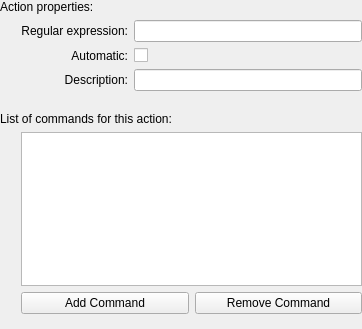
<?xml version="1.0" encoding="UTF-8"?>
<ui version="4.0">
 <class>EditActionDialog</class>
 <widget class="QWidget" name="EditActionDialog">
  <property name="geometry">
   <rect>
    <x>0</x>
    <y>0</y>
    <width>362</width>
    <height>329</height>
   </rect>
  </property>
  <layout class="QGridLayout" name="gridLayout_2">
   <property name="margin">
    <number>0</number>
   </property>
   <item row="0" column="0" colspan="2">
    <widget class="QLabel" name="label_3">
     <property name="text">
      <string>Action properties:</string>
     </property>
    </widget>
   </item>
   <item row="1" column="1">
    <layout class="QGridLayout" name="gridLayout">
     <item row="0" column="2">
      <widget class="KLineEdit" name="leRegExp">
       <property name="minimumSize">
        <size>
         <width>200</width>
         <height>0</height>
        </size>
       </property>
      </widget>
     </item>
     <item row="2" column="2">
      <widget class="KLineEdit" name="leDescription"/>
     </item>
     <item row="0" column="1">
      <widget class="QLabel" name="label_2">
       <property name="text">
        <string>Regular expression:</string>
       </property>
       <property name="alignment">
        <set>Qt::AlignRight|Qt::AlignTrailing|Qt::AlignVCenter</set>
       </property>
      </widget>
     </item>
     <item row="2" column="1">
      <widget class="QLabel" name="label">
       <property name="text">
        <string>Description:</string>
       </property>
       <property name="alignment">
        <set>Qt::AlignRight|Qt::AlignTrailing|Qt::AlignVCenter</set>
       </property>
      </widget>
     </item>
     <item row="1" column="1">
      <widget class="QLabel" name="label_5">
       <property name="text">
        <string>Automatic:</string>
       </property>
       <property name="alignment">
        <set>Qt::AlignRight|Qt::AlignTrailing|Qt::AlignVCenter</set>
       </property>
       <property name="buddy">
        <cstring>automatic</cstring>
       </property>
      </widget>
     </item>
     <item row="1" column="2">
      <widget class="QCheckBox" name="automatic">
       <property name="layoutDirection">
        <enum>Qt::LeftToRight</enum>
       </property>
       <property name="text">
        <string/>
       </property>
      </widget>
     </item>
    </layout>
   </item>
   <item row="3" column="0" colspan="2">
    <widget class="QLabel" name="label_4">
     <property name="text">
      <string>List of commands for this action:</string>
     </property>
    </widget>
   </item>
   <item row="1" column="0">
    <spacer name="horizontalSpacer">
     <property name="orientation">
      <enum>Qt::Horizontal</enum>
     </property>
     <property name="sizeType">
      <enum>QSizePolicy::Fixed</enum>
     </property>
     <property name="sizeHint" stdset="0">
      <size>
       <width>15</width>
       <height>20</height>
      </size>
     </property>
    </spacer>
   </item>
   <item row="4" column="0">
    <spacer name="horizontalSpacer_2">
     <property name="orientation">
      <enum>Qt::Horizontal</enum>
     </property>
     <property name="sizeType">
      <enum>QSizePolicy::Fixed</enum>
     </property>
     <property name="sizeHint" stdset="0">
      <size>
       <width>15</width>
       <height>20</height>
      </size>
     </property>
    </spacer>
   </item>
   <item row="2" column="0" colspan="2">
    <spacer name="verticalSpacer">
     <property name="orientation">
      <enum>Qt::Vertical</enum>
     </property>
     <property name="sizeType">
      <enum>QSizePolicy::Fixed</enum>
     </property>
     <property name="sizeHint" stdset="0">
      <size>
       <width>0</width>
       <height>15</height>
      </size>
     </property>
    </spacer>
   </item>
   <item row="6" column="1">
    <layout class="QHBoxLayout" name="horizontalLayout">
     <item>
      <widget class="QPushButton" name="pbAddCommand">
       <property name="text">
        <string>Add Command</string>
       </property>
      </widget>
     </item>
     <item>
      <widget class="QPushButton" name="pbRemoveCommand">
       <property name="text">
        <string>Remove Command</string>
       </property>
      </widget>
     </item>
    </layout>
   </item>
   <item row="7" column="1">
    <spacer name="verticalSpacer_2">
     <property name="orientation">
      <enum>Qt::Vertical</enum>
     </property>
     <property name="sizeType">
      <enum>QSizePolicy::Fixed</enum>
     </property>
     <property name="sizeHint" stdset="0">
      <size>
       <width>20</width>
       <height>15</height>
      </size>
     </property>
    </spacer>
   </item>
   <item row="4" column="1">
    <widget class="QTableView" name="twCommandList">
     <property name="toolTip">
      <string>Double-click an item to edit</string>
     </property>
     <property name="alternatingRowColors">
      <bool>true</bool>
     </property>
     <property name="selectionMode">
      <enum>QAbstractItemView::SingleSelection</enum>
     </property>
     <property name="selectionBehavior">
      <enum>QAbstractItemView::SelectRows</enum>
     </property>
     <property name="showGrid">
      <bool>false</bool>
     </property>
     <property name="gridStyle">
      <enum>Qt::NoPen</enum>
     </property>
     <property name="wordWrap">
      <bool>false</bool>
     </property>
     <attribute name="horizontalHeaderStretchLastSection">
      <bool>true</bool>
     </attribute>
     <attribute name="verticalHeaderVisible">
      <bool>false</bool>
     </attribute>
     <attribute name="verticalHeaderStretchLastSection">
      <bool>false</bool>
     </attribute>
    </widget>
   </item>
  </layout>
 </widget>
 <tabstops>
  <tabstop>twCommandList</tabstop>
  <tabstop>leRegExp</tabstop>
  <tabstop>automatic</tabstop>
  <tabstop>leDescription</tabstop>
  <tabstop>pbRemoveCommand</tabstop>
  <tabstop>pbAddCommand</tabstop>
 </tabstops>
 <customwidgets>
  <customwidget>
   <class>KLineEdit</class>
   <extends>QLineEdit</extends>
   <header>klineedit.h</header>
  </customwidget>
 </customwidgets>
 <connections/>
</ui>
